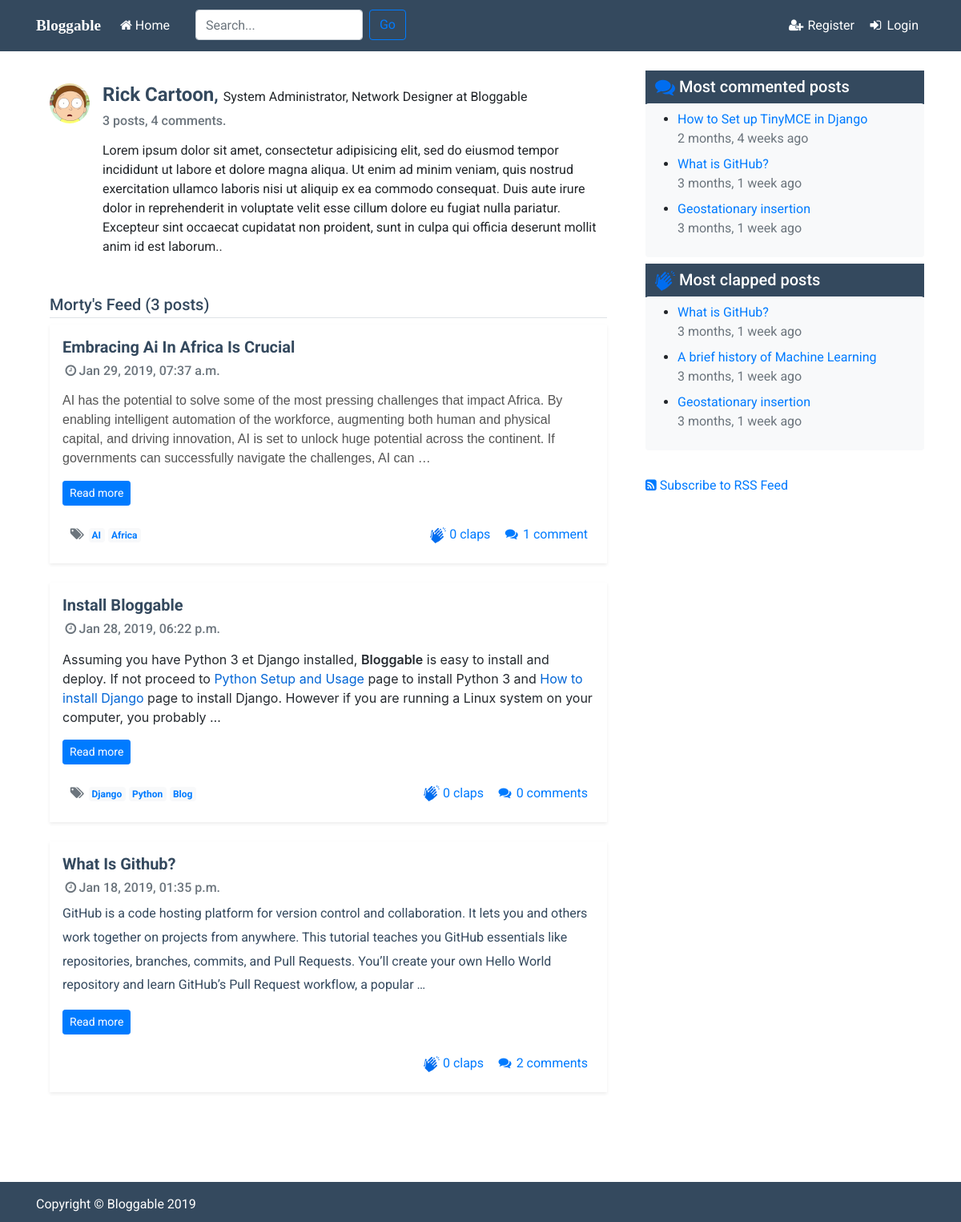
/user-posts/Morty/, run on an earlier commit of the app's database.
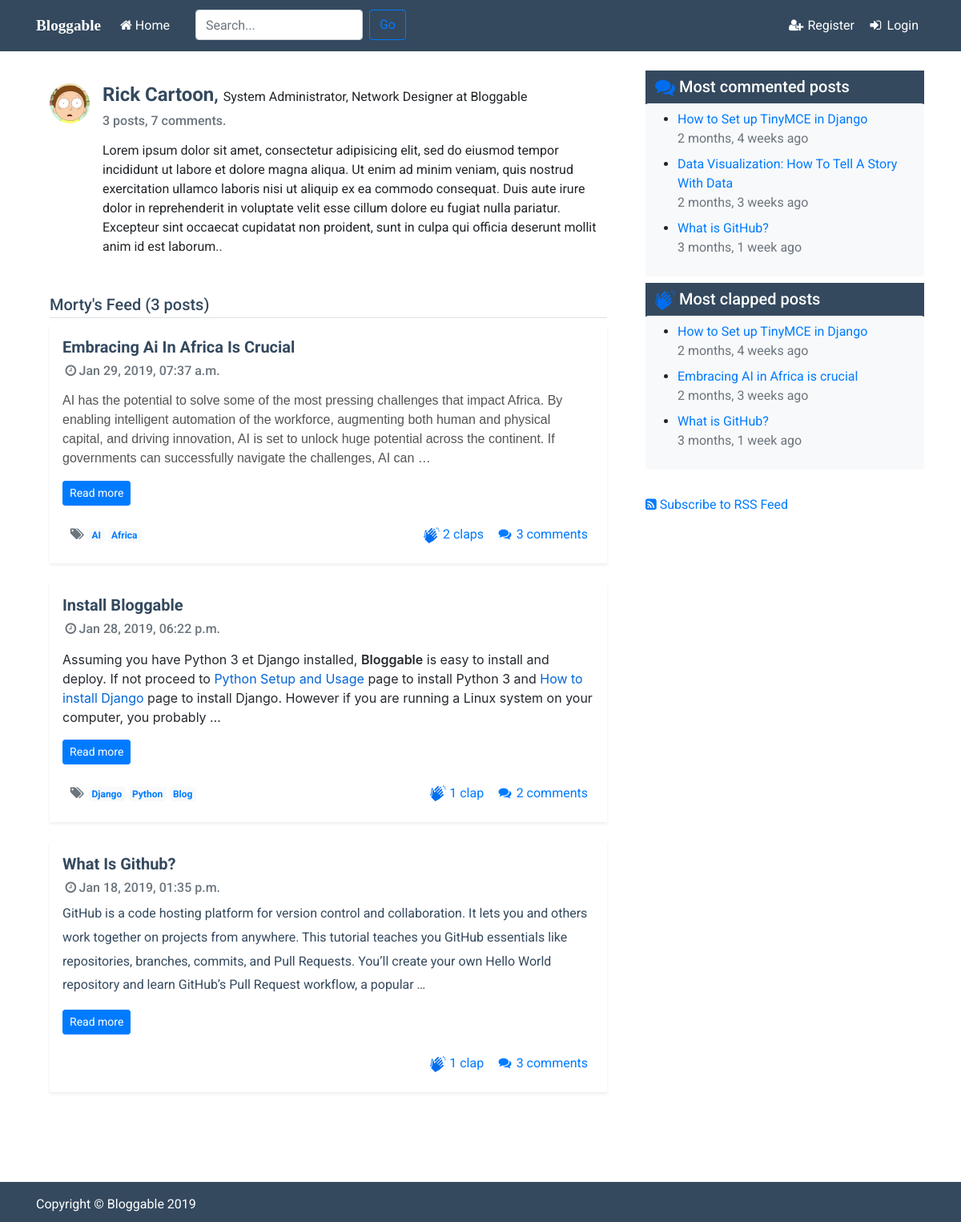
And on a later commit of the database.
### blog/models.py (models this page shows, shortened)
class Post(models.Model):
    STATUS_CHOICES = (
        ('draft','Draft'),
        ('published', 'Published')
    )
    title = models.CharField(max_length=250)
    slug = models.SlugField(max_length=250, unique_for_date='publish')
    content = HTMLField('content')
    author = models.ForeignKey(User, related_name='blog_posts', on_delete=models.CASCADE)
    created = models.DateTimeField(auto_now_add=True)
    publish = models.DateTimeField(default=timezone.now)
    updated = models.DateTimeField(auto_now=True)
    status = models.CharField(max_length=10, choices=STATUS_CHOICES, default='published')
    users_clap = models.ManyToManyField(User, related_name='posts_liked', blank=True)
    view_count = models.PositiveIntegerField(default=0)
    tags = TaggableManager(blank=True)
    objects = models.Manager()
    published = PublishedManager()
    searchManager = SearchManager()
    class Meta:
        ordering = ('-publish',)
    def get_absolute_url(self):
        return reverse('post-detail', kwargs={'year':self.publish.year,
                                              'month':self.publish.strftime('%m'),
                                              'day':self.publish.strftime('%d'),
                                              'slug':self.slug})

### users/models.py (models this page shows, shortened)
class Profile(models.Model):
    user = models.OneToOneField(User, on_delete=models.CASCADE)
    image = models.ImageField(default='default.png', upload_to='profile_pics')
    position = models.CharField(max_length=300, default="Blogger at Bloggable")
    bio = models.TextField(blank=True)
    objects=models.Manager

### blog/views.py (the view)
# urls.py: path('user-posts/<str:username>/', UserPostListView.as_view(), name='user-posts'),
class UserPostListView(ListView):
    model = Post
    template_name = 'blog/user_posts.html'
    context_object_name = 'posts'
    paginate_by = 3
    def get_queryset(self):
        qs = super(UserPostListView, self).get_queryset()
        self.user = get_object_or_404(User,username=self.kwargs.get('username'))
        return qs.filter(author=self.user).order_by('-publish')
    def get_context_data(self, **kwargs):
        context = super().get_context_data(**kwargs)
        context['author'] = self.user
        return context

### blog/models.py (called while the page is built)
    def get_queryset(self):
        return super(PublishedManager,self).get_queryset().filter(status='published')

### blog/templatetags/blog_tags.py (called while the page is built)
@register.inclusion_tag('blog/latest_posts.html')
def most_commented_posts(count=5):
    c_posts = Post.published.annotate(comments=Count('comment')).order_by('-comments')[:count]
    return {'posts':c_posts}

@register.inclusion_tag('blog/latest_posts.html')
def most_clapped_posts(count=5):
    latest_posts = Post.published.annotate(claps=Count('users_clap')).order_by('-claps')[:count]
    return {'posts':latest_posts}

### blog/templates/blog/user_posts.html (shortened to what this page needs)
{% extends "blog/base.html" %}
{% load static %}
{% block content %}
<div class="mb-2 p-3">
    <div class="media mb-4 pb-2">
        <img class="d-flex mr-3 rounded-circle" src="{{ author.profile.image.url }}" width="50" height="50" alt="" />
        <div class="media-body">
            <h4 class="d-inline mt-0 profile-name">
                <strong>{{ author.first_name }} {{ author.last_name }}</strong>,
            </h4>
            <span>{{ author.profile.position }}</span>
            <h6 class="mt-2 text-secondary">
                <span>{{ page_obj.paginator.count }} posts</span>,
                <span>{{ author.blog_comments.count }} comments</span>.
            </h6>
            <p class="mt-3">{{ author.profile.bio }}.</p>
        </div>
    </div>
    <h5 class="border-bottom media mb-2 pb-1 profile-name">
        {{ view.kwargs.username }}'s Feed ({{ page_obj.paginator.count }} posts)
    </h5>
    {% for post in posts %}
    <div class="media shadow-sm p-3 mb-4 bg-white">
        <div class="media-body">
            <h5 class="blog-post-title media-heading">
                <strong>
                    <a class="blog-post-title" href="{{ post.get_absolute_url }}">
                        {{ post.title|title }}
                    </a>
                </strong>
            </h5>
            <h6 class="text-secondary">
                <span>
                    <i class="fa fa-clock-o fa-fw" aria-hidden="true"></i>{{ post.publish|date:"M d, Y, h:i a" }}
                </span>
            </h6>
            <p class="blog-post-content">
                {{ post.content|safe|truncatewords_html:50 }}
            <div>
                <a class="btn btn-sm btn-primary" href="{{ post.get_absolute_url }}" role="button">Read more</a>
            </div>
        </p>
            <div class="text-secondary d-flex bd-highlight">
                <div class="mr-auto p-2 bd-highlight">
                    {% if post.tags.all %}
                    <span>
                        <i class="fa fa-tags fa-fw" aria-hidden="true"></i>
                    </span>
                    {% for tag in post.tags.all %}
                    <span class="badge badge-light pl-1">
                        <a href="{% url 'posts-list-by-tag' tag.slug %}">{{ tag }}</a>
                    </span>
                    {% endfor %}
                    {% endif %}
                </div>
                <div class="p-2 bd-highlight text-primary">
                    <img src="{% static 'blog/img/clapping_filled.svg' %}" alt="clap" width="20" height="20">
                    {% with count=post.users_clap.count %}
                    {{ count }} clap{{ count|pluralize }}
                    {% endwith %}
                </div>
                <div class="p-2 bd-highlight">
                        <a href="{{ post.get_absolute_url }}#comment-list">
                            <i class="fa fa-comments fa-fw" aria-hidden="true"></i>
                            {% with ccount=post.comment_set.all.count %}
                            {{ ccount }} comment{{ ccount|pluralize }}</a>
                            {% endwith %}
                    </div>
            </div>
        </div>
    </div>
    {% empty %}
    <p>No posts.</p>
    {% endfor %}
</div>
{% endblock content%}

### blog/templates/blog/latest_posts.html
{% load humanize %}
<ul>
    {% for post in posts %}
    <li>
        <a href="{{ post.get_absolute_url }}">{{ post.title }}</a>
        <span class="text-muted mb-2 d-block">{{ post.publish|naturaltime }}</span>
    </li>
    {% endfor %}
</ul>

What changed in the data, as far as the page shows it:
removed Post: title "Geostationary insertion", publish "3 months, 1 week ago", shown under "Most commented posts"
removed Post: title "A brief history of Machine Learning", publish "3 months, 1 week ago", shown under "Most clapped posts"
now on one of the page's lists (row edited): Post: title "Embracing AI in Africa is crucial", publish "2 months, 3 weeks ago"
changed Post "Embracing Ai In Africa Is Crucial": users_clap.count "0" → "2"; comment_set.all.count "1" → "3"
changed Post "Install Bloggable": users_clap.count "0" → "1"; comment_set.all.count "0" → "2"
changed Post "What Is Github?": users_clap.count "0" → "1"; comment_set.all.count "2" → "3"
now on one of the page's lists (row edited): Post: title "How to Set up TinyMCE in Django", publish "2 months, 4 weeks ago"
added Post: title "Data Visualization: How To Tell A Story With Data", publish "2 months, 3 weeks ago", shown under "Most commented posts"
Also different on the page:
{{ author.blog_comments.count }}: "4" → "7"
